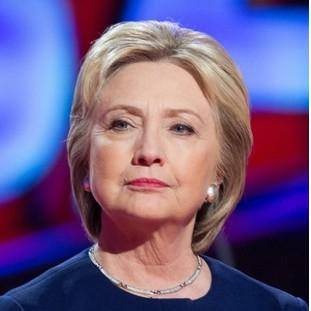
%> input picture data/H.jpg, 311 x 311 px
$ octave proj1.m   (GNU Octave 9; MATLAB toolbox functions it lacks are replaced by stand-ins)
%> lines starting %> are read from the running program, lines starting %| are printed output that depends on the picture
### code/my_imfilter.m
function output = my_imfilter(image, filter)
% This function is intended to behave like the built in function imfilter()
% See 'help imfilter' or 'help conv2'. While terms like "filtering" and
% "convolution" might be used interchangeably, and they are indeed nearly
% the same thing, there is a difference:
% from 'help filter2'
%    2-D correlation is related to 2-D convolution by a 180 degree rotation
%    of the filter matrix.

% Your function should work for color images. Simply filter each color
% channel independently.

% Your function should work for filters of any width and height
% combination, as long as the width and height are odd (e.g. 1, 7, 9). This
% restriction makes it unambigious which pixel in the filter is the center
% pixel.

% Boundary handling can be tricky. The filter can't be centered on pixels
% at the image boundary without parts of the filter being out of bounds. If
% you look at 'help conv2' and 'help imfilter' you see that they have
% several options to deal with boundaries. You should simply recreate the
% default behavior of imfilter -- pad the input image with zeros, and
% return a filtered image which matches the input resolution. A better
% approach is to mirror the image content over the boundaries for padding.

% % Uncomment if you want to simply call imfilter so you can see the desired
% % behavior. When you write your actual solution, you can't use imfilter,
% % filter2, conv2, etc. Simply loop over all the pixels and do the actual
% % computation. It might be slow.
% output = imfilter(image, filter);


%%%%%%%%%%%%%%%%
% Your code here
%%%%%%%%%%%%%%%%
%pad = 'zero';
im = im2double(image);
isgray =0;
if length(size(image))==2
    isgray=1;
elseif length(size(image))==3
    [~,~,mz]=size(image);
    isgray=0;
end
[fy,fx] = size(filter);

pad_x = floor(fx/2);
pad_y = floor(fy/2);

if isgray==1
    output = zeros(size(im)+[2*pad_y 2*pad_x]);
    for x= 1:fx,
        for y=1:fy,
            output(y:end-(fy-y),x:end-(fx-x))=output(y:end-(fy-y),x:end-(fx-x))+im*filter(y,x);
        end
    end
    output = output(1+pad_y:end-pad_y,1+pad_x:end-pad_x);
else
    output = zeros(size(im)+[2*pad_y 2*pad_x 0]);
    for x= 1:fx,
        for y=1:fy,
            for z=1:mz,
                output(y:end-(fy-y),x:end-(fx-x),z)=output(y:end-(fy-y),x:end-(fx-x),z)+im(:,:,z)*filter(y,x);
            end
        end
    end
    output = output(1+pad_y:end-pad_y,1+pad_x:end-pad_x,:);
end


### code/proj1.m
% Before trying to construct hybrid images, it is suggested that you
% implement my_imfilter.m and then debug it using proj1_test_filtering.m

% Debugging tip: You can split your MATLAB code into cells using "%%"
% comments. The cell containing the cursor has a light yellow background,
% and you can press Ctrl+Enter to run just the code in that cell. This is
% useful when projects get more complex and slow to rerun from scratch

close all; % closes all figures

%% Setup
% read images and convert to floating point format
image1 = im2single(imread('../data/H.jpg'));
image2 = im2single(imread('../data/T.jpg'));
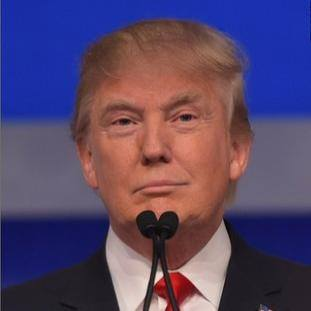
%> input picture data/T.jpg, 311 x 311 px

%image1 = im2single(imread('../data/dog.bmp'));
%image2 = im2single(imread('../data/cat.bmp'));

% Several additional test cases are provided for you, but feel free to make
% your own (you'll need to align the images in a photo editor such as
% Photoshop). The hybrid images will differ depending on which image you
% assign as image1 (which will provide the low frequencies) and which image
% you asign as image2 (which will provide the high frequencies)

%% Filtering and Hybrid Image construction
cutoff_frequency = 7; %This is the standard deviation, in pixels, of the
% Gaussian blur that will remove the high frequencies from one image and
% remove the low frequencies from another image (by subtracting a blurred
% version from the original version). You will want to tune this for every
% image pair to get the best results.
filter = fspecial('Gaussian', cutoff_frequency*4+1, cutoff_frequency);

%%%%%%%%%%%%%%%%%%%%%%%%%%%%%%%%%%%%%%%%%%%%%%%%%%%%%%%%%%%%%%%%%%%
% YOUR CODE BELOW. Use my_imfilter create 'low_frequencies' and
% 'high_frequencies' and then combine them to create 'hybrid_image'
%%%%%%%%%%%%%%%%%%%%%%%%%%%%%%%%%%%%%%%%%%%%%%%%%%%%%%%%%%%%%%%%%%%

%%%%%%%%%%%%%%%%%%%%%%%%%%%%%%%%%%%%%%%%%%%%%%%%%%%%%%%%%%%%%%%%%%%%%%%%
% Remove the high frequencies from image1 by blurring it. The amount of
% blur that works best will vary with different image pairs
%%%%%%%%%%%%%%%%%%%%%%%%%%%%%%%%%%%%%%%%%%%%%%%%%%%%%%%%%%%%%%%%%%%%%%%%

low_frequencies = my_imfilter(image1,filter);
%> after the loop in my_imfilter, `for x= 1:fx,`:
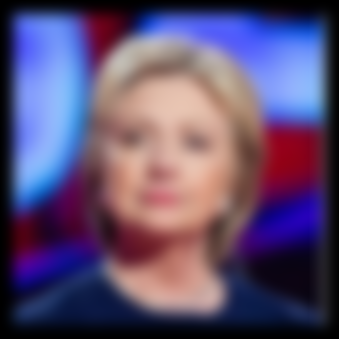
%> output: size 339x339x3 double; mean R, G, B 0.372, 0.308, 0.447
%> in my_imfilter, `output = output(1+pad_y:end-pad_y,1+pad_x:end-pad_x,:);`:
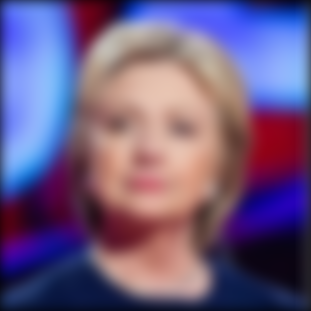
%> output: size 311x311x3 double; mean R, G, B 0.433, 0.356, 0.512

%%%%%%%%%%%%%%%%%%%%%%%%%%%%%%%%%%%%%%%%%%%%%%%%%%%%%%%%%%%%%%%%%%%%%%%%
% Remove the low frequencies from image2. The easiest way to do this is to
% subtract a blurred version of image2 from the original version of image2.
% This will give you an image centered at zero with negative values.
%%%%%%%%%%%%%%%%%%%%%%%%%%%%%%%%%%%%%%%%%%%%%%%%%%%%%%%%%%%%%%%%%%%%%%%%

high_frequencies = image2 - my_imfilter(image2,filter);
%> after the loop in my_imfilter (call 2), `for x= 1:fx,`:
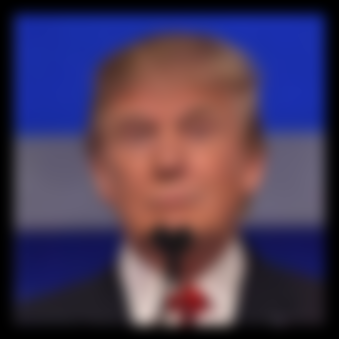
%> output: size 339x339x3 double; mean R, G, B 0.293, 0.233, 0.343
%> in my_imfilter (call 2), `output = output(1+pad_y:end-pad_y,1+pad_x:end-pad_x,:);`:
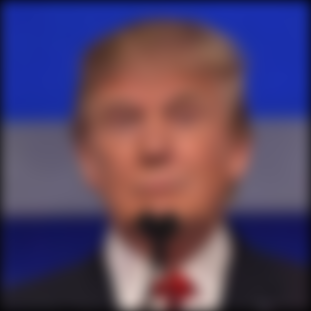
%> output: size 311x311x3 double; mean R, G, B 0.341, 0.27, 0.391
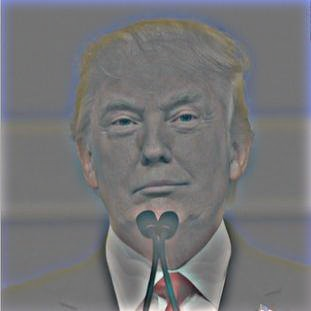
%> high_frequencies: size 311x311x3 single; mean R, G, B 0.00703, 0.00769, 0.0158; drawn with min black and max white

%%%%%%%%%%%%%%%%%%%%%%%%%%%%%%%%%%%%%%%%%%%%%%%%%%%%%%%%%%%%%%%%%%%%%%%%
% Combine the high frequencies and low frequencies
%%%%%%%%%%%%%%%%%%%%%%%%%%%%%%%%%%%%%%%%%%%%%%%%%%%%%%%%%%%%%%%%%%%%%%%%

hybrid_image = low_frequencies + high_frequencies;
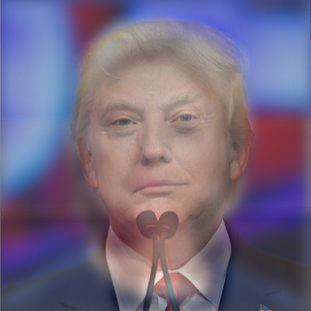
%> hybrid_image: size 311x311x3 single; mean R, G, B 0.44, 0.364, 0.528; drawn with min black and max white

%% Visualize and save outputs
figure(1); imshow(low_frequencies)
figure(2); imshow(high_frequencies + 0.5);
%> (the run ends here)
